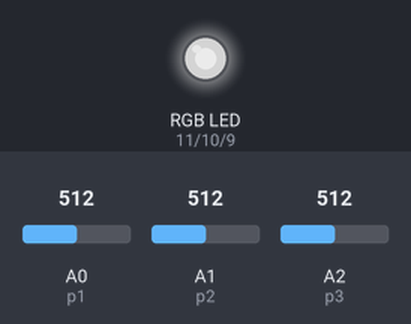
The sketch below on a simulated Arduino Uno, built with avr-gcc and run on an emulated ATmega328P. Shown: an RGB LED mixed from three pins (HIGH = lit). The inputs (shaded band) are chosen by the test bench; at power-on: A0 (p1) = 512, A1 (p2) = 512, A2 (p3) = 512. Dim RGB values are drawn brighter than linear.

Above: at 1.2 s.
1.3 s: A0 (p1) set to 716
At 1.7 s:
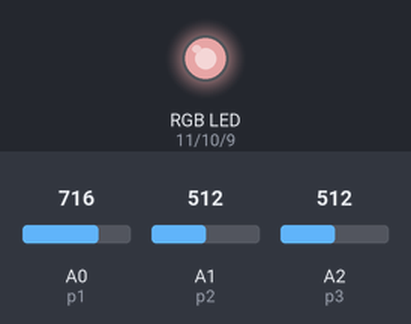
2.8 s: A1 (p2) set to 716
At 4.0 s:
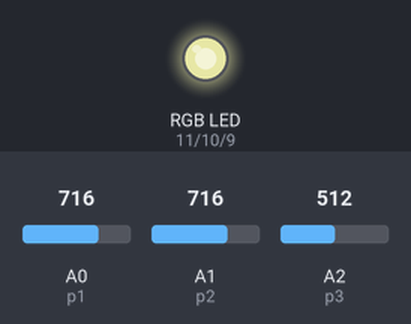
4.3 s: A2 (p3) set to 716
At 5.2 s:
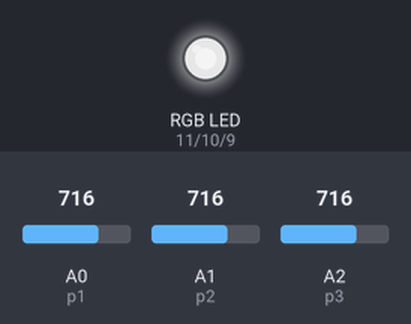
5.8 s: A0 (p1) set to 900
At 6.4 s:
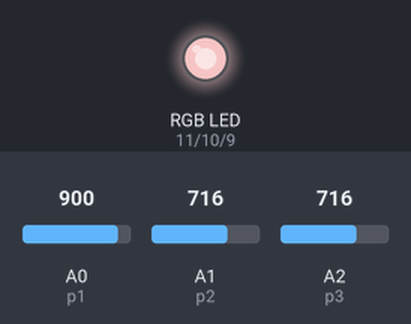
7.3 s: A1 (p2) set to 900
At 8.5 s:
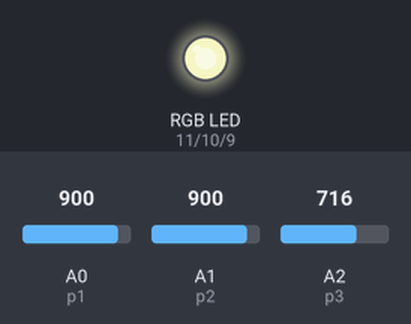
8.8 s: A2 (p3) set to 900
At 9.8 s:
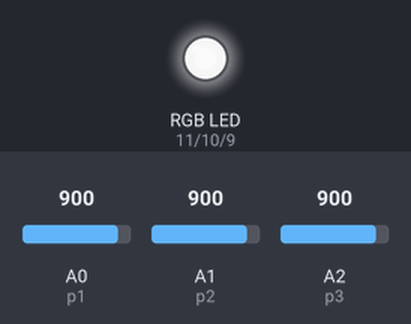
Timing chart, 0 to 11.3 s (numbered marks = the images above; inputs shaded):
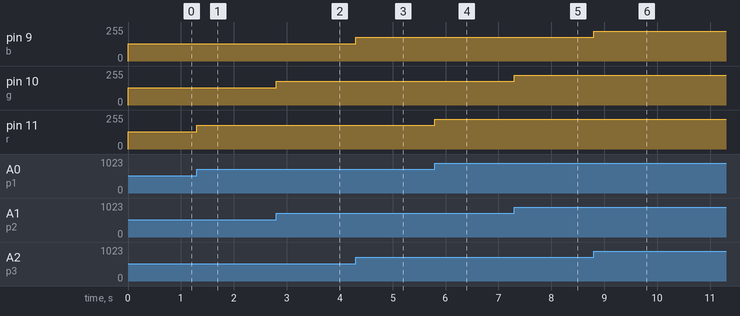

The sketch:

03_RGB_Controller.ino
```cpp
int r=11, g=10, b=9;
int p1=A0, p2=A1, p3=A2;

void setup() {
  pinMode(r, OUTPUT);
  pinMode(b, OUTPUT);
  pinMode(p1, INPUT);
  pinMode(p2, INPUT);
  pinMode(p3, INPUT);
}

void loop() {
  analogWrite(r, analogRead(p1)/4);
  analogWrite(g, analogRead(p2)/4);
  analogWrite(b, analogRead(p3)/4);
}
```

Measured:
- after the input at 1.3 s, pin 11 (r): 128/255 → 179/255 at once
- after the input at 2.8 s, pin 10 (g): 128/255 → 179/255 at once
- after the input at 4.3 s, pin 9 (b): 128/255 → 179/255 at once
- after the input at 5.8 s, pin 11 (r): 179/255 → 225/255 at once
- after the input at 7.3 s, pin 10 (g): 179/255 → 225/255 at once
- after the input at 8.8 s, pin 9 (b): 179/255 → 225/255 at once
